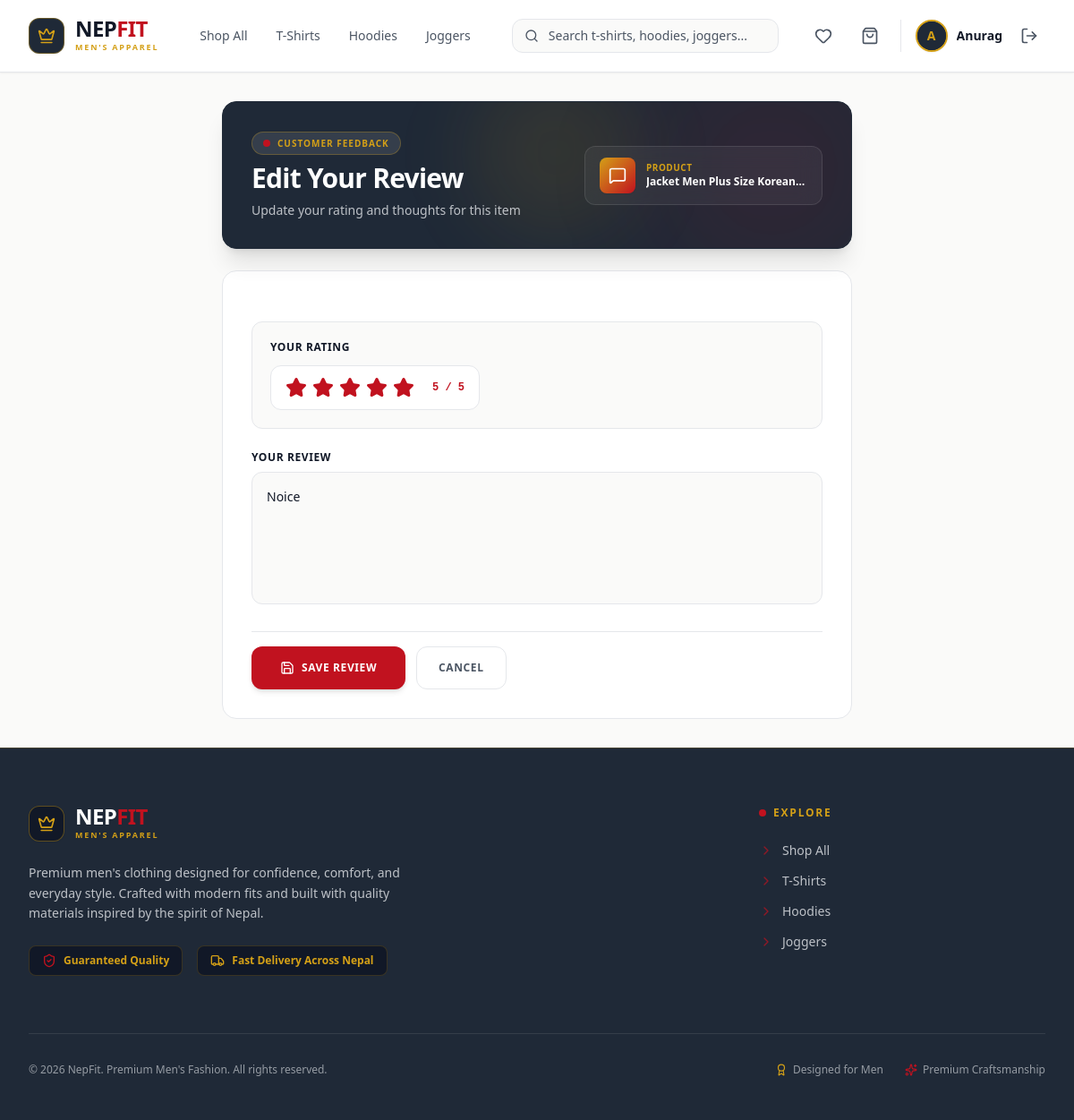
Screenshot of /review/edit/2/ (signed in) with the database file from the repository.
### nf_app/models.py (models this page shows, shortened)
class User(AbstractUser):
    phone = models.CharField(max_length=20, blank=True)
    address = models.TextField(blank=True)
    profile_picture = models.ImageField(upload_to='images/user/', blank=True, null=True)

class Review(models.Model):
    product = models.ForeignKey(Product, on_delete=models.CASCADE, related_name='reviews')
    customer = models.ForeignKey(User, on_delete=models.CASCADE)
    rating = models.PositiveIntegerField(default=5)
    comment = models.TextField()
    created_at = models.DateTimeField(auto_now_add=True)

class Product(models.Model):
    class Category(models.TextChoices):
        SHIRTS = 'shirts', 'Shirts'
        T_SHIRTS = 't_shirts', 'T-Shirts'
        PANTS = 'pants', 'Pants'
        HOODIES = 'hoodies', 'Hoodies'
        JACKETS = 'jackets', 'Jackets'
        SWEATSHIRTS = 'sweatshirts', 'Sweatshirts'
        JOGGERS = 'joggers', 'Joggers'
        SHORTS = 'shorts', 'Shorts'
    class Size(models.TextChoices):
        SMALL = 'S', 'Small'
        MEDIUM = 'M', 'Medium'
        LARGE = 'L', 'Large'
        XLARGE = 'XL', 'Extra Large'
        XXLARGE = 'XXL', 'Double Extra Large'
    name = models.CharField(max_length=255)
    brand = models.CharField(max_length=100, default='NepFit', help_text="Brand name (e.g., NepFit)")
    category = models.CharField(max_length=30, choices=Category.choices)
    size = models.CharField(max_length=10, choices=Size.choices, default=Size.MEDIUM, help_text="Default size for this product")
    description = models.TextField(help_text="Product details, fabric materials, and sizing guide.")
    price = models.DecimalField(max_digits=10, decimal_places=2)
    stock = models.PositiveIntegerField(default=10)
    product_image = models.ImageField(upload_to='images/products/')
    is_active = models.BooleanField(default=True)
    created_at = models.DateTimeField(auto_now_add=True)

### nf_app/views/review_view.py (the view, shortened to what this page needs)
# urls.py: path('review/edit/<int:review_id>/', edit_review_view, name='edit_review'),
@login_required
def edit_review_view(request, review_id):
    review = Review.objects.get(id=review_id)
    if request.user.is_staff:
        messages.error(request, "You are not authorized to edit reviews.")
        return redirect('home')
    if not review:
        messages.error(request, "Review not found.")
        return redirect('customer_dashboard')
    if review.customer != request.user:
        messages.error(request, "You are not authorized to edit this review.")
        return redirect('customer_dashboard')
    errors = {}
    return render(request, 'main/edit_review_page.html', {'review': review})

### nf_app/templates/main/edit_review_page.html (shortened to what this page needs)
<!DOCTYPE html>
<html lang="en">
<head>
    {% load static %}
    <link href="{% static 'css/styles.css' %}" rel="stylesheet" />
</head>
<body class="bg-[#FAFAF9] font-sans min-h-screen flex flex-col text-[#111827]">
    {% include 'components/_navbar.html' %}
    <main class="flex-grow py-8 px-4 sm:px-6 lg:px-8 max-w-3xl mx-auto w-full flex items-center justify-center">
        <div class="w-full space-y-6">
            <div class="relative overflow-hidden rounded-2xl bg-[#1F2937] p-6 sm:p-8 border border-[#1F2937] shadow-xl">
                <div class="absolute -right-10 -bottom-10 w-64 h-64 bg-[#C1121F]/10 rounded-full blur-3xl pointer-events-none"></div>
                <div class="absolute right-1/3 -top-10 w-48 h-48 bg-[#D4A017]/10 rounded-full blur-2xl pointer-events-none"></div>
                <div class="relative z-10 flex flex-col sm:flex-row sm:items-center justify-between gap-6">
                    <div class="space-y-2">
                        <div class="inline-flex items-center gap-2 px-3 py-1 rounded-full bg-[#FAFAF9]/10 border border-[#D4A017]/30 text-[#D4A017] text-xs font-semibold">
                            <span class="w-2 h-2 rounded-full bg-[#C1121F]"></span>
                            <span class="uppercase tracking-widest text-[10px]">Customer Feedback</span>
                        </div>
                        <h1 class="text-2xl sm:text-3xl font-black text-[#FFFFFF] tracking-tight">Edit Your Review</h1>
                        <p class="text-xs sm:text-sm text-[#E5E7EB]/80 font-normal">Update your rating and thoughts for this item</p>
                    </div>
                    <div class="flex items-center gap-3 bg-[#FFFFFF]/5 backdrop-blur-md border border-[#FFFFFF]/10 px-4 py-3 rounded-xl shrink-0">
                        <div class="w-10 h-10 rounded-lg bg-gradient-to-br from-[#D4A017] to-[#C1121F] text-[#FFFFFF] flex items-center justify-center font-bold shadow-sm">
                            <i data-lucide="message-square" class="w-5 h-5"></i>
                        </div>
                        <div class="max-w-[160px] sm:max-w-[180px]">
                            <span class="text-[10px] font-bold uppercase tracking-wider text-[#D4A017] block">Product</span>
                            <span class="text-xs font-extrabold text-[#FFFFFF] truncate block">{{ review.product.name }}</span>
                        </div>
                    </div>
                </div>
            </div>
            <form method="POST" class="bg-[#FFFFFF] border border-[#E5E7EB] rounded-2xl p-6 sm:p-8 shadow-xs space-y-6">
                <div class="space-y-6">
                    <div class="bg-[#FAFAF9] border border-[#E5E7EB] p-5 rounded-xl space-y-3">
                        <label class="block text-xs font-bold uppercase tracking-wider text-[#111827]">Your Rating</label>
                        <div class="flex items-center gap-3 bg-[#FFFFFF] border border-[#E5E7EB] px-4 py-3 rounded-xl inline-flex">
                            <div class="flex items-center gap-1.5">
                                <button type="button" data-star="1" class="star-btn text-[#E5E7EB] hover:scale-110 transition-transform focus:outline-none">
                                    <i data-lucide="star" class="w-6 h-6"></i>
                                </button>
                                <button type="button" data-star="2" class="star-btn text-[#E5E7EB] hover:scale-110 transition-transform focus:outline-none">
                                    <i data-lucide="star" class="w-6 h-6"></i>
                                </button>
                                <button type="button" data-star="3" class="star-btn text-[#E5E7EB] hover:scale-110 transition-transform focus:outline-none">
                                    <i data-lucide="star" class="w-6 h-6"></i>
                                </button>
                                <button type="button" data-star="4" class="star-btn text-[#E5E7EB] hover:scale-110 transition-transform focus:outline-none">
                                    <i data-lucide="star" class="w-6 h-6"></i>
                                </button>
                                <button type="button" data-star="5" class="star-btn text-[#E5E7EB] hover:scale-110 transition-transform focus:outline-none">
                                    <i data-lucide="star" class="w-6 h-6"></i>
                                </button>
                            </div>
                            <span id="rating_display" class="text-xs font-extrabold text-[#C1121F] ml-2 font-mono">{{ review.rating|default:5 }} / 5</span>
                        </div>
                    </div>
                    <div>
                        <label for="id_comment" class="block text-xs font-bold uppercase tracking-wider text-[#111827] mb-2">Your Review</label>
                        <textarea id="id_comment" name="comment" rows="5" placeholder="Share details about fit, material quality, comfort, or sizing..." class="w-full bg-[#FAFAF9] border border-[#E5E7EB] focus:border-[#C1121F] focus:bg-[#FFFFFF] focus:outline-none text-sm font-normal text-[#111827] rounded-xl p-4 transition-all placeholder-[#4B5563]/60 resize-none leading-relaxed">{% if data %}{{ data.comment|default:'' }}{% else %}{{ review.comment|default:'' }}{% endif %}</textarea>
                    </div>
                </div>
                <div class="flex flex-col sm:flex-row items-center gap-3 pt-4 border-t border-[#E5E7EB]">
                    <button type="submit" class="w-full sm:w-auto bg-[#C1121F] hover:bg-[#9B0D18] text-[#FFFFFF] font-extrabold h-12 px-8 rounded-xl transition-all flex items-center justify-center gap-2 text-xs uppercase tracking-wider shadow-md active:scale-95">
                        <i data-lucide="save" class="w-4 h-4"></i>
                        <span>Save Review</span>
                    </button>
                    <a href="javascript:history.back()" class="w-full sm:w-auto bg-[#FFFFFF] hover:bg-[#FAFAF9] text-[#4B5563] hover:text-[#111827] font-bold h-12 px-6 rounded-xl transition-all flex items-center justify-center gap-2 text-xs uppercase tracking-wider border border-[#E5E7EB] active:scale-95">
                        <span>Cancel</span>
                    </a>
                </div>
            </form>
        </div>
    </main>
    {% include 'components/_footer.html' %}
</body>
</html>

### nf_app/templates/components/_navbar.html (shortened to what this page needs)
<header class="sticky top-0 z-50 bg-[#FFFFFF] border-b border-[#E5E7EB] shadow-sm">
    <nav class="max-w-7xl mx-auto px-4 sm:px-6 lg:px-8">
        <div class="flex items-center justify-between h-20 gap-4 md:gap-8">
            <div class="flex items-center gap-8">
                <a href="/" class="flex items-center gap-3 group">
                    <div class="w-10 h-10 rounded-xl bg-[#1F2937] flex items-center justify-center border border-[#D4A017]/40 shadow-sm group-hover:border-[#C1121F] transition-colors">
                        <i data-lucide="crown" class="w-5 h-5 text-[#D4A017] group-hover:text-[#C1121F] transition-colors"></i>
                    </div>
                    <div class="flex flex-col">
                        <span class="text-2xl font-black tracking-tight text-[#111827] leading-none uppercase">Nep<span class="text-[#C1121F]">Fit</span></span>
                        <span class="text-[9px] font-bold tracking-[0.2em] text-[#D4A017] uppercase mt-0.5">Men's Apparel</span>
                    </div>
                </a>
                <div class="hidden lg:flex items-center gap-1 font-medium">
                    <a href="/products/" class="{% if request.path == '/products/' and not request.GET.category %}text-[#C1121F] bg-[#C1121F]/10 font-bold{% else %}text-[#4B5563] hover:text-[#111827] hover:bg-[#FAFAF9]{% endif %} px-3.5 py-2 rounded-lg text-sm transition-all">Shop All</a>
                    <a href="/products/?category=t_shirts" class="{% if request.GET.category == 't_shirts' %}text-[#C1121F] bg-[#C1121F]/10 font-bold{% else %}text-[#4B5563] hover:text-[#111827] hover:bg-[#FAFAF9]{% endif %} px-3.5 py-2 rounded-lg text-sm transition-all">T-Shirts</a>
                    <a href="/products/?category=hoodies" class="{% if request.GET.category == 'hoodies' %}text-[#C1121F] bg-[#C1121F]/10 font-bold{% else %}text-[#4B5563] hover:text-[#111827] hover:bg-[#FAFAF9]{% endif %} px-3.5 py-2 rounded-lg text-sm transition-all">Hoodies</a>
                    <a href="/products/?category=joggers" class="{% if request.GET.category == 'joggers' %}text-[#C1121F] bg-[#C1121F]/10 font-bold{% else %}text-[#4B5563] hover:text-[#111827] hover:bg-[#FAFAF9]{% endif %} px-3.5 py-2 rounded-lg text-sm transition-all">Joggers</a>
                </div>
            </div>
            <div class="hidden sm:block flex-1 max-w-md">
                <form action="/products/" method="GET" class="relative m-0">
                    <div class="absolute inset-y-0 left-0 pl-3.5 flex items-center pointer-events-none">
                    </div>
                    <input type="text" name="q" value="{{ request.GET.q|default:'' }}" placeholder="Search t-shirts, hoodies, joggers..." class="w-full pl-10 pr-4 py-2 border border-[#E5E7EB] rounded-xl bg-[#FAFAF9] text-sm text-[#111827] placeholder-[#4B5563] focus:outline-none focus:border-[#C1121F] focus:bg-[#FFFFFF] focus:ring-2 focus:ring-[#C1121F]/10 transition-all">
                </form>
            </div>
            <div class="flex items-center gap-2 sm:gap-4">
                {% if not request.user.is_staff %}
                    <a href="/wishlist/" class="p-2 text-[#4B5563] hover:text-[#C1121F] hover:bg-[#FAFAF9] rounded-lg transition relative">
                        <i data-lucide="heart" class="w-5 h-5"></i>
                    </a>
                    <a href="/cart/" class="p-2 text-[#4B5563] hover:text-[#C1121F] hover:bg-[#FAFAF9] rounded-lg transition relative">
                        <i data-lucide="shopping-bag" class="w-5 h-5"></i>
                    </a>
                {% endif %}
                {% if user.is_authenticated %}
                    <div class="flex items-center gap-3 border-l border-[#E5E7EB] pl-3 sm:pl-4">
                        <a href="/profile/" class="flex items-center gap-2.5 group">
                            <div class="w-9 h-9 rounded-full overflow-hidden border-2 border-[#D4A017] bg-[#1F2937] group-hover:border-[#C1121F] transition-colors shadow-sm">
                                {% if user.profile_picture %}
                                    <img src="{{ user.profile_picture.url }}" alt="{{ user.username }}" class="w-full h-full object-cover">
                                {% else %}
                                    <div class="w-full h-full flex items-center justify-center text-[#D4A017] font-bold text-sm bg-[#1F2937]">
                                        <span>{{ user.username|slice:":1"|upper }}</span>
                                    </div>
                                {% endif %}
                            </div>
                            <span class="hidden md:inline-block text-sm font-bold text-[#111827] group-hover:text-[#C1121F] transition-colors max-w-[110px] truncate">
                                {{ user.username }}
                            </span>
                        </a>
                        <a href="/logout/" class="p-2 text-[#4B5563] hover:text-[#B91C1C] hover:bg-[#FAFAF9] rounded-lg transition" title="Logout">
                            <i data-lucide="log-out" class="w-5 h-5"></i>
                        </a>
                    </div>
                {% endif %}
            </div>
        </div>
    </nav>
</header>

### rows the page displays
User: username "A", username "Anurag"
Review: product.name "Jacket Men Plus Size Korean…", comment "Noice"
